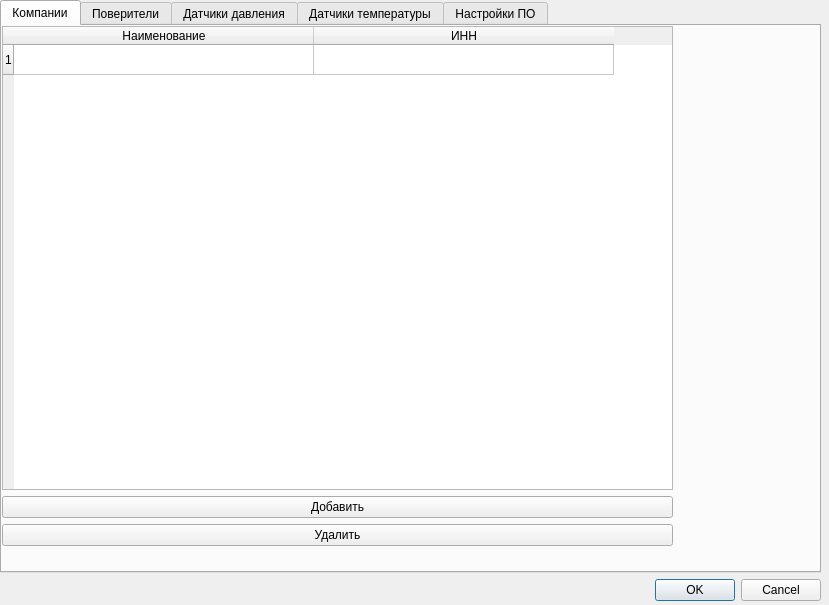
<?xml version="1.0" encoding="UTF-8"?>
<ui version="4.0">
 <class>OptionsDialog</class>
 <widget class="QDialog" name="OptionsDialog">
  <property name="windowModality">
   <enum>Qt::NonModal</enum>
  </property>
  <property name="geometry">
   <rect>
    <x>0</x>
    <y>0</y>
    <width>829</width>
    <height>605</height>
   </rect>
  </property>
  <property name="windowTitle">
   <string>Настройки</string>
  </property>
  <property name="modal">
   <bool>true</bool>
  </property>
  <widget class="QWidget" name="verticalLayoutWidget_2">
   <property name="geometry">
    <rect>
     <x>0</x>
     <y>0</y>
     <width>821</width>
     <height>601</height>
    </rect>
   </property>
   <layout class="QVBoxLayout" name="verticalLayout_2">
    <item>
     <widget class="QTabWidget" name="tabWidget">
      <property name="tabShape">
       <enum>QTabWidget::Rounded</enum>
      </property>
      <property name="currentIndex">
       <number>0</number>
      </property>
      <widget class="QWidget" name="tab_3">
       <attribute name="title">
        <string>Компании</string>
       </attribute>
       <widget class="QWidget" name="verticalLayoutWidget">
        <property name="geometry">
         <rect>
          <x>0</x>
          <y>0</y>
          <width>671</width>
          <height>520</height>
         </rect>
        </property>
        <layout class="QVBoxLayout" name="lay">
         <property name="sizeConstraint">
          <enum>QLayout::SetMaximumSize</enum>
         </property>
         <property name="leftMargin">
          <number>0</number>
         </property>
         <property name="topMargin">
          <number>0</number>
         </property>
         <item>
          <widget class="QTableWidget" name="CompanyTableWidget">
           <property name="alternatingRowColors">
            <bool>true</bool>
           </property>
           <property name="selectionMode">
            <enum>QAbstractItemView::SingleSelection</enum>
           </property>
           <property name="selectionBehavior">
            <enum>QAbstractItemView::SelectRows</enum>
           </property>
           <property name="rowCount">
            <number>1</number>
           </property>
           <property name="columnCount">
            <number>2</number>
           </property>
           <attribute name="horizontalHeaderDefaultSectionSize">
            <number>300</number>
           </attribute>
           <row/>
           <column>
            <property name="text">
             <string>Наименование</string>
            </property>
           </column>
           <column>
            <property name="text">
             <string>ИНН</string>
            </property>
           </column>
          </widget>
         </item>
         <item>
          <widget class="QPushButton" name="AddButton">
           <property name="text">
            <string>Добавить</string>
           </property>
           <property name="flat">
            <bool>false</bool>
           </property>
          </widget>
         </item>
         <item>
          <widget class="QPushButton" name="DeleteButton">
           <property name="text">
            <string>Удалить</string>
           </property>
          </widget>
         </item>
        </layout>
       </widget>
      </widget>
      <widget class="QWidget" name="tab">
       <attribute name="title">
        <string>Поверители</string>
       </attribute>
       <widget class="QWidget" name="verticalLayoutWidget_3">
        <property name="geometry">
         <rect>
          <x>0</x>
          <y>0</y>
          <width>671</width>
          <height>501</height>
         </rect>
        </property>
        <layout class="QVBoxLayout" name="verticalLayout_3">
         <property name="sizeConstraint">
          <enum>QLayout::SetMaximumSize</enum>
         </property>
         <item>
          <widget class="QTableWidget" name="PovTableWidget">
           <property name="alternatingRowColors">
            <bool>true</bool>
           </property>
           <property name="selectionMode">
            <enum>QAbstractItemView::SingleSelection</enum>
           </property>
           <property name="selectionBehavior">
            <enum>QAbstractItemView::SelectRows</enum>
           </property>
           <property name="rowCount">
            <number>2</number>
           </property>
           <property name="columnCount">
            <number>2</number>
           </property>
           <attribute name="horizontalHeaderDefaultSectionSize">
            <number>300</number>
           </attribute>
           <row/>
           <row/>
           <column>
            <property name="text">
             <string>И.О. Фамилия</string>
            </property>
           </column>
           <column>
            <property name="text">
             <string>Доверенность</string>
            </property>
           </column>
          </widget>
         </item>
         <item>
          <widget class="QPushButton" name="AddPovButton">
           <property name="text">
            <string>Добавить</string>
           </property>
          </widget>
         </item>
         <item>
          <widget class="QPushButton" name="DeletePovButton">
           <property name="text">
            <string>Удалить</string>
           </property>
          </widget>
         </item>
        </layout>
       </widget>
      </widget>
      <widget class="QWidget" name="widget">
       <attribute name="title">
        <string>Датчики давления</string>
       </attribute>
       <widget class="QWidget" name="verticalLayoutWidget_4">
        <property name="geometry">
         <rect>
          <x>2</x>
          <y>3</y>
          <width>811</width>
          <height>521</height>
         </rect>
        </property>
        <layout class="QVBoxLayout" name="verticalLayout_4">
         <item>
          <widget class="QTableWidget" name="PTableWidget">
           <property name="alternatingRowColors">
            <bool>true</bool>
           </property>
           <property name="selectionMode">
            <enum>QAbstractItemView::SingleSelection</enum>
           </property>
           <property name="selectionBehavior">
            <enum>QAbstractItemView::SelectRows</enum>
           </property>
           <property name="rowCount">
            <number>2</number>
           </property>
           <property name="columnCount">
            <number>1</number>
           </property>
           <attribute name="horizontalHeaderDefaultSectionSize">
            <number>400</number>
           </attribute>
           <row/>
           <row/>
           <column>
            <property name="text">
             <string>Модель</string>
            </property>
           </column>
          </widget>
         </item>
         <item>
          <widget class="QPushButton" name="PAddButton">
           <property name="text">
            <string>Добавить</string>
           </property>
          </widget>
         </item>
         <item>
          <widget class="QPushButton" name="PDeleteButton">
           <property name="text">
            <string>Удалить</string>
           </property>
          </widget>
         </item>
         <item>
          <widget class="Line" name="line">
           <property name="frameShadow">
            <enum>QFrame::Sunken</enum>
           </property>
           <property name="lineWidth">
            <number>1</number>
           </property>
           <property name="midLineWidth">
            <number>0</number>
           </property>
           <property name="orientation">
            <enum>Qt::Horizontal</enum>
           </property>
          </widget>
         </item>
         <item>
          <widget class="QLabel" name="label_2">
           <property name="font">
            <font>
             <weight>75</weight>
             <bold>true</bold>
            </font>
           </property>
           <property name="text">
            <string>Методики поверки датчиков давления</string>
           </property>
           <property name="alignment">
            <set>Qt::AlignCenter</set>
           </property>
          </widget>
         </item>
         <item>
          <widget class="QTableWidget" name="PMITableWidget">
           <attribute name="horizontalHeaderDefaultSectionSize">
            <number>180</number>
           </attribute>
           <column>
            <property name="text">
             <string>Сокр. название</string>
            </property>
           </column>
           <column>
            <property name="text">
             <string>Строка1</string>
            </property>
           </column>
           <column>
            <property name="text">
             <string>Строка2</string>
            </property>
           </column>
           <column>
            <property name="text">
             <string>Строка3</string>
            </property>
           </column>
          </widget>
         </item>
         <item>
          <widget class="QPushButton" name="PMIAddButton">
           <property name="text">
            <string>Добавить</string>
           </property>
          </widget>
         </item>
         <item>
          <widget class="QPushButton" name="PMIDeleteButton">
           <property name="text">
            <string>Удалить</string>
           </property>
          </widget>
         </item>
        </layout>
       </widget>
      </widget>
      <widget class="QWidget" name="tab_2">
       <attribute name="title">
        <string>Датчики температуры</string>
       </attribute>
       <widget class="QWidget" name="verticalLayoutWidget_5">
        <property name="geometry">
         <rect>
          <x>0</x>
          <y>0</y>
          <width>671</width>
          <height>501</height>
         </rect>
        </property>
        <layout class="QVBoxLayout" name="verticalLayout_5">
         <item>
          <widget class="QTableWidget" name="tTableWidget">
           <property name="alternatingRowColors">
            <bool>true</bool>
           </property>
           <property name="selectionMode">
            <enum>QAbstractItemView::SingleSelection</enum>
           </property>
           <property name="selectionBehavior">
            <enum>QAbstractItemView::SelectRows</enum>
           </property>
           <property name="rowCount">
            <number>2</number>
           </property>
           <property name="columnCount">
            <number>1</number>
           </property>
           <attribute name="horizontalHeaderDefaultSectionSize">
            <number>400</number>
           </attribute>
           <row/>
           <row/>
           <column>
            <property name="text">
             <string>Модель</string>
            </property>
           </column>
          </widget>
         </item>
         <item>
          <widget class="QPushButton" name="tAddButton">
           <property name="text">
            <string>Добавить</string>
           </property>
          </widget>
         </item>
         <item>
          <widget class="QPushButton" name="tDeleteButton">
           <property name="text">
            <string>Удалить</string>
           </property>
          </widget>
         </item>
        </layout>
       </widget>
      </widget>
      <widget class="QWidget" name="tab_4">
       <attribute name="title">
        <string>Настройки ПО</string>
       </attribute>
       <widget class="QLabel" name="label">
        <property name="geometry">
         <rect>
          <x>20</x>
          <y>30</y>
          <width>381</width>
          <height>17</height>
         </rect>
        </property>
        <property name="text">
         <string>ftp сервер для обновлений:</string>
        </property>
       </widget>
       <widget class="QLineEdit" name="ServerEdit">
        <property name="geometry">
         <rect>
          <x>40</x>
          <y>50</y>
          <width>411</width>
          <height>27</height>
         </rect>
        </property>
       </widget>
      </widget>
     </widget>
    </item>
    <item>
     <widget class="QDialogButtonBox" name="buttonBox">
      <property name="orientation">
       <enum>Qt::Horizontal</enum>
      </property>
      <property name="standardButtons">
       <set>QDialogButtonBox::Cancel|QDialogButtonBox::Ok</set>
      </property>
     </widget>
    </item>
   </layout>
  </widget>
 </widget>
 <resources/>
 <connections>
  <connection>
   <sender>buttonBox</sender>
   <signal>accepted()</signal>
   <receiver>OptionsDialog</receiver>
   <slot>accept()</slot>
   <hints>
    <hint type="sourcelabel">
     <x>248</x>
     <y>254</y>
    </hint>
    <hint type="destinationlabel">
     <x>157</x>
     <y>274</y>
    </hint>
   </hints>
  </connection>
  <connection>
   <sender>buttonBox</sender>
   <signal>rejected()</signal>
   <receiver>OptionsDialog</receiver>
   <slot>reject()</slot>
   <hints>
    <hint type="sourcelabel">
     <x>316</x>
     <y>260</y>
    </hint>
    <hint type="destinationlabel">
     <x>286</x>
     <y>274</y>
    </hint>
   </hints>
  </connection>
 </connections>
</ui>
